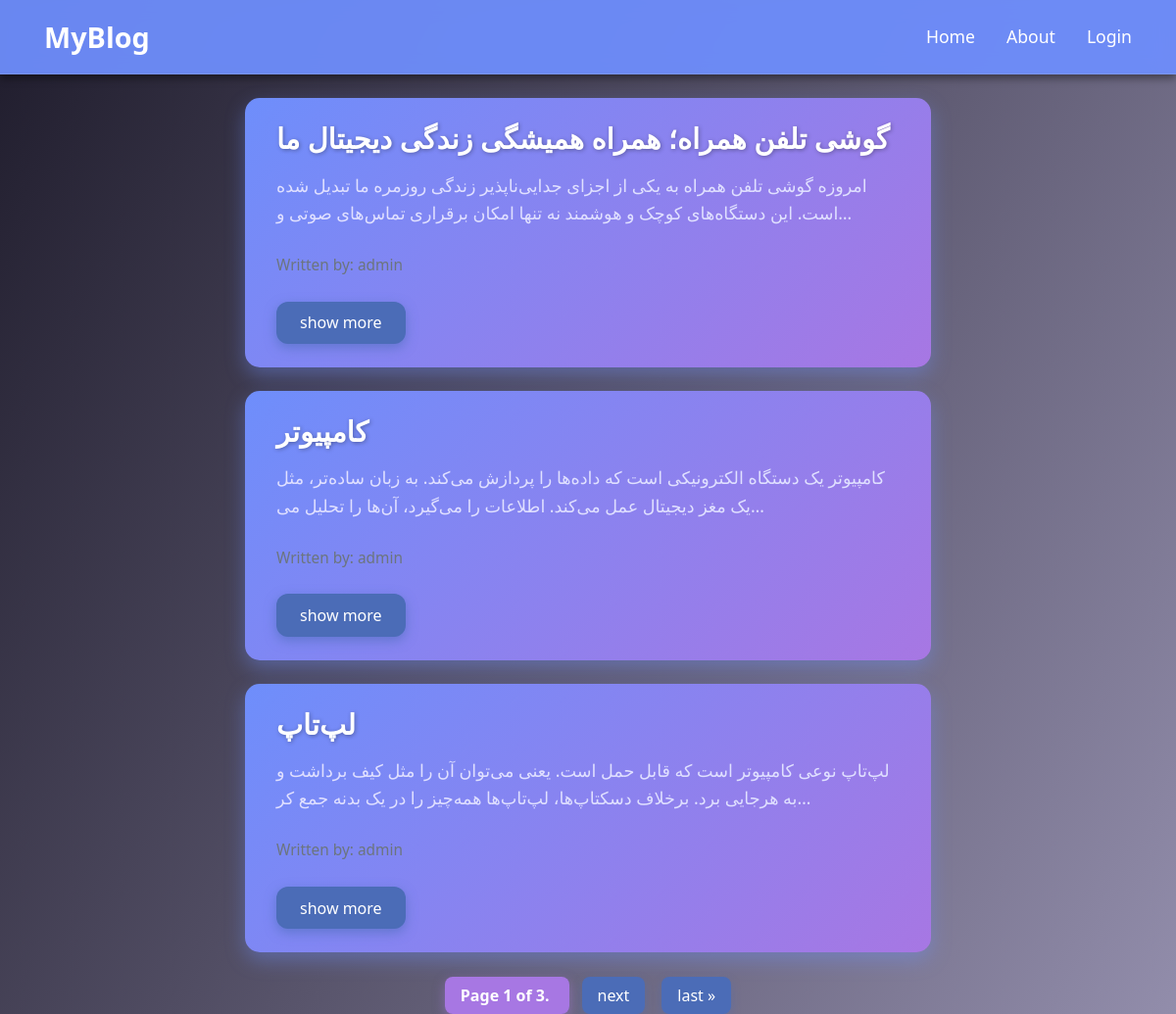
The page / on the database its author committed.
### note/models.py (models this page shows, shortened)
class Note(models.Model):
    STATUS = (
        ("draft",'Draft'),
        ("published",'Published')
    )
    author = models.ForeignKey(User,on_delete=models.CASCADE ,related_name="blog_posts")
    slug = models.SlugField(max_length=250,unique_for_date="publish")
    title = models.CharField(max_length=250)
    body = models.TextField()
    publish = models.DateTimeField(default=timezone.now)
    created = models.DateTimeField(auto_now_add=True)
    updated = models.DateTimeField(auto_now=True)
    status = models.CharField(max_length=10,choices=STATUS,default="draft")
    published = PublishManager()
    objects = models.Manager()
    def get_absolute_url(self):
        return reverse("blog:post_detail",args=[self.publish.year,self.publish.month,self.publish.day,self.slug])
    class Meta:
        ordering = ("publish",)

### note/views.py (the view)
# urls.py: path("",views.post_list,name="post_list"),
def post_list(request):
    posts = Note.published.all()
    paginator = Paginator(posts, 3)
    page_number = request.GET.get("page")
    page_obj = paginator.get_page(page_number)
    return render(request,"blog/post/list.html",{"page_obj": page_obj})

### note/models.py (called while the page is built)
    def get_queryset(self):
        return super(PublishManager,self).get_queryset().filter(status="published")

### template/blog/post/list.html (shortened to what this page needs)
{% extends "base.html" %}
{% load static %}
{% block content %}
<link rel="stylesheet" href="{% static 'css/list.css' %}">
{% for post in page_obj %}
    <div class="card-body">
        <h5 class="card-title">{{ post.title }}</h5>
        <p class="card-text">{{ post.body|truncatechars:150 }}</p>
        <p class="card-text"><small class="text-muted">Written by: {{ post.author }}</small></p>
        <a href="{{ post.get_absolute_url }}" class="btn btn-primary">show more</a>
    </div>
{% endfor %}
    <div class="pagination">
        <span class="step-links">
            <span class="current">
                Page {{ page_obj.number }} of {{ page_obj.paginator.num_pages }}.
            </span>
            {% if page_obj.has_next %}
                <a href="?page={{ page_obj.next_page_number }}">next</a>
                <a href="?page={{ page_obj.paginator.num_pages }}">last &raquo;</a>
            {% endif %}
        </span>
    </div>
{% endblock content %}

### static/css/static.css (style rules this page uses)
body { background: linear-gradient(120deg, #1f1c2c, #928dab); background-attachment: fixed; min-height: 100vh; margin: 0; padding: 0; font-family: "Segoe UI", Tahoma, Geneva, Verdana, sans-serif; color: #ffffff; }

### static/css/list.css (style rules this page uses)
.card-body { background: linear-gradient(135deg, #6e8efb, #a777e3); color: white; border-radius: 15px; padding: 1.5rem 2rem; margin: 1.5rem auto; max-width: 700px; box-shadow: 0 8px 20px rgba(110, 142, 251, 0.4); transition: transform 0.3s ease, box-shadow 0.3s ease; font-family: 'Segoe UI', Tahoma, Geneva, Verdana, sans-serif; }
.card-title { font-size: 1.8rem; font-weight: 700; margin-bottom: 1rem; text-shadow: 1px 1px 4px rgba(0, 0, 0, 0.3); }
.card-text { font-size: 1.1rem; line-height: 1.6; margin-bottom: 1.5rem; color: #e0e0ff; }
.btn-primary { background-color: #4b6cb7; border: none; padding: 0.6rem 1.5rem; font-size: 1rem; border-radius: 12px; box-shadow: 0 4px 12px rgba(75, 108, 183, 0.6); transition: background-color 0.3s ease, box-shadow 0.3s ease; }
.pagination { display: flex; justify-content: center; align-items: center; margin-top: 2rem; font-family: 'Segoe UI', Tahoma, Geneva, Verdana, sans-serif; }
.step-links a { color: #ffffff; background-color: #4b6cb7; padding: 0.5rem 1rem; margin: 0 0.4rem; border-radius: 8px; text-decoration: none; box-shadow: 0 4px 10px rgba(75, 108, 183, 0.4); transition: background-color 0.3s ease, transform 0.2s ease; }
.step-links .current { color: #ffffff; background-color: #a777e3; padding: 0.5rem 1rem; margin: 0 0.4rem; border-radius: 8px; font-weight: bold; box-shadow: 0 4px 12px rgba(167, 119, 227, 0.5); }

### rows shown on the page
Note: title "گوشی تلفن همراه؛ همراه همیشگی زندگی دیجیتال ما", body "امروزه گوشی تلفن همراه به یکی از اجزای جدایی‌ناپذیر زندگی روزمره ما تبدیل شده است. این دستگاه‌های کوچک و هوشمند نه تنها امکان برقراری تماس‌های صوتی و…", author "admin"
Note: title "کامپیوتر", body "کامپیوتر یک دستگاه الکترونیکی است که داده‌ها را پردازش می‌کند. به زبان ساده‌تر، مثل یک مغز دیجیتال عمل می‌کند. اطلاعات را می‌گیرد، آن‌ها را تحلیل می‌…", author "admin"
Note: title "لپ‌تاپ", body "لپ‌تاپ نوعی کامپیوتر است که قابل حمل است. یعنی می‌توان آن را مثل کیف برداشت و به هرجایی برد. برخلاف دسکتاپ‌ها، لپ‌تاپ‌ها همه‌چیز را در یک بدنه جمع کر…", author "admin"

### other values the page prints
{{ page_obj.number }} "1"
{{ page_obj.paginator.num_pages }} "3"
